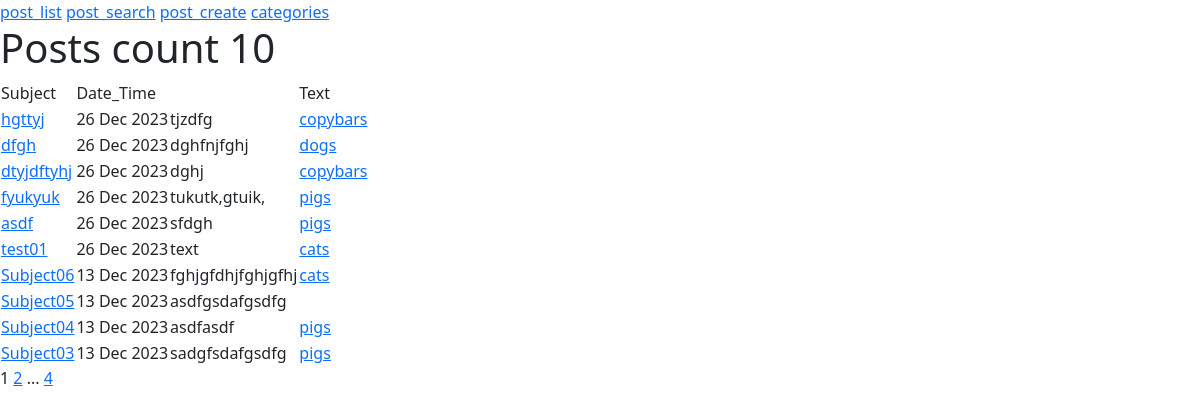
Before: /news/ with the older database file.
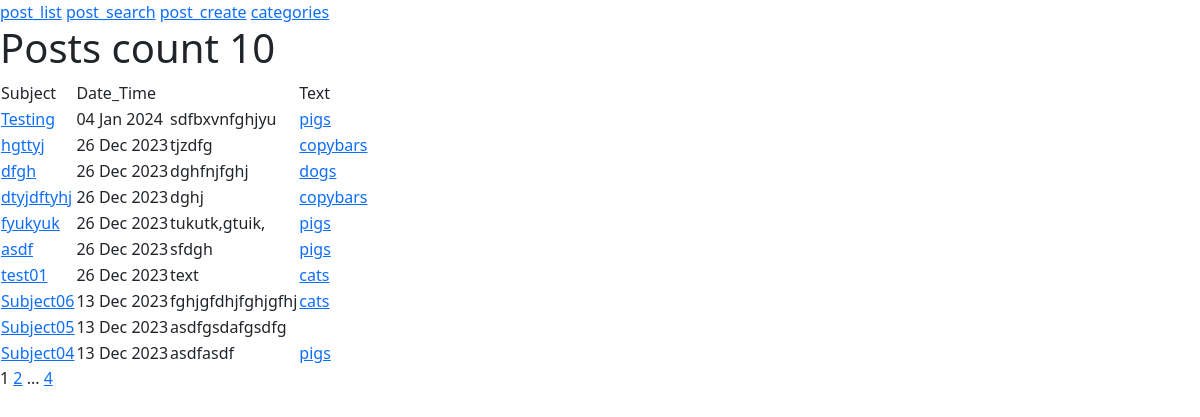
After: the same page with the newer database file.
### News/models.py (models this page shows, shortened)
class Reaction():
    def __init__(self):
        pass

class Post(models.Model, Reaction):
    article = 'AR'
    news = 'NW'
    TYPES = [
        (article, 'article'),
        (news, 'news')
    ]
    author = models.ForeignKey(Author, on_delete=models.CASCADE)
    category = models.ManyToManyField(Category, through='PostCategory')
    type = models.CharField(choices=TYPES, default=news, max_length=2)
    date_time = models.DateTimeField(auto_now_add=True)
    subject = models.CharField(max_length=100)
    text = models.TextField()
    rating = models.IntegerField(default=0)

class Category(models.Model):
    name = models.CharField(unique=True, max_length=100)
    subscribers = models.ManyToManyField(models_auth.User, related_name='categories')

### News/views.py (the view)
# urls.py: path('', cache_page(60)(PostsList.as_view()), name='post_list'),
class PostsList(ListView):
    model = Post
    ordering = '-date_time'
    template_name = 'Posts.html'
    context_object_name = 'posts'
    paginate_by = 10

### News/templatetags/custom_tags.py (called while the page is built)
@register.simple_tag(takes_context=True)
def url_replace(context, **kwargs):
    d = context['request'].GET.copy()
    for k, v in kwargs.items():
       d[k] = v
    return d.urlencode()

### templates/Posts.html (shortened to what this page needs)
{% extends 'flatpages/default.html' %}
{% load custom_tags %}
{% block content %}
    <h1>Posts count {{ posts | length }}</h1>
    {% if posts %}
        <table>
            <tr>
                <td>Subject</td>
                <td>Date_Time<td>
                <td>Text</td>
            </tr>
            {% for post in posts %}
                <tr>
                    <td><a href="{% url 'post_detail' post.id %}"> {{post.subject}} </a></td>
                    <td>{{post.date_time | date:'d M Y'}}</td>
                    <td>{{post.text | truncatechars:20}}</td>
                    <td>{% for category in post.category.all%}
                            <a href="{% url 'categories' %}"> {{category.name}} </a>
                        {% endfor %}
                    </td>
                </tr>
            {% endfor %}
        </table>
    {% endif %}
   {{ page_obj.number }}
   {% if page_obj.has_next %}
       <a href="?{% url_replace page=page_obj.next_page_number %}">{{ page_obj.next_page_number }}</a>
       {% if paginator.num_pages != page_obj.next_page_number %}
           ...
           <a href="?{% url_replace page=page_obj.paginator.num_pages %}">{{ page_obj.paginator.num_pages }}</a>
       {% endif %}
   {% endif %}
{% endblock content %}

### templates/flatpages/default.html (shortened to what this page needs)
{% load static %}
{% load cache %}
<!DOCTYPE html>
<html>
<head>
    <link rel="stylesheet" href="{% static 'css/styles.css' %}">
</head>
<body>
{% cache 300 navi %}
    {% include 'flatpages/navi.html' %}
{% endcache %}
{% block content%}
{% endblock content%}
</body>
</html>

### templates/flatpages/navi.html
<a href="{% url 'post_list' %}">post_list</a>
<a href="{% url 'post_search' %}">post_search</a>
<a href="{% url 'post_create' %}">post_create</a>
<a href="{% url 'categories' %}">categories</a>

Changed rows visible on the page:
no longer on this page (row unchanged): Post: subject "Subject03", date_time "13 Dec 2023", text "sadgfsdafgsdfg", Category (name "pigs")
added Post: subject "Testing", date_time "04 Jan 2024", text "sdfbxvnfghjyu", Category (name "pigs")
